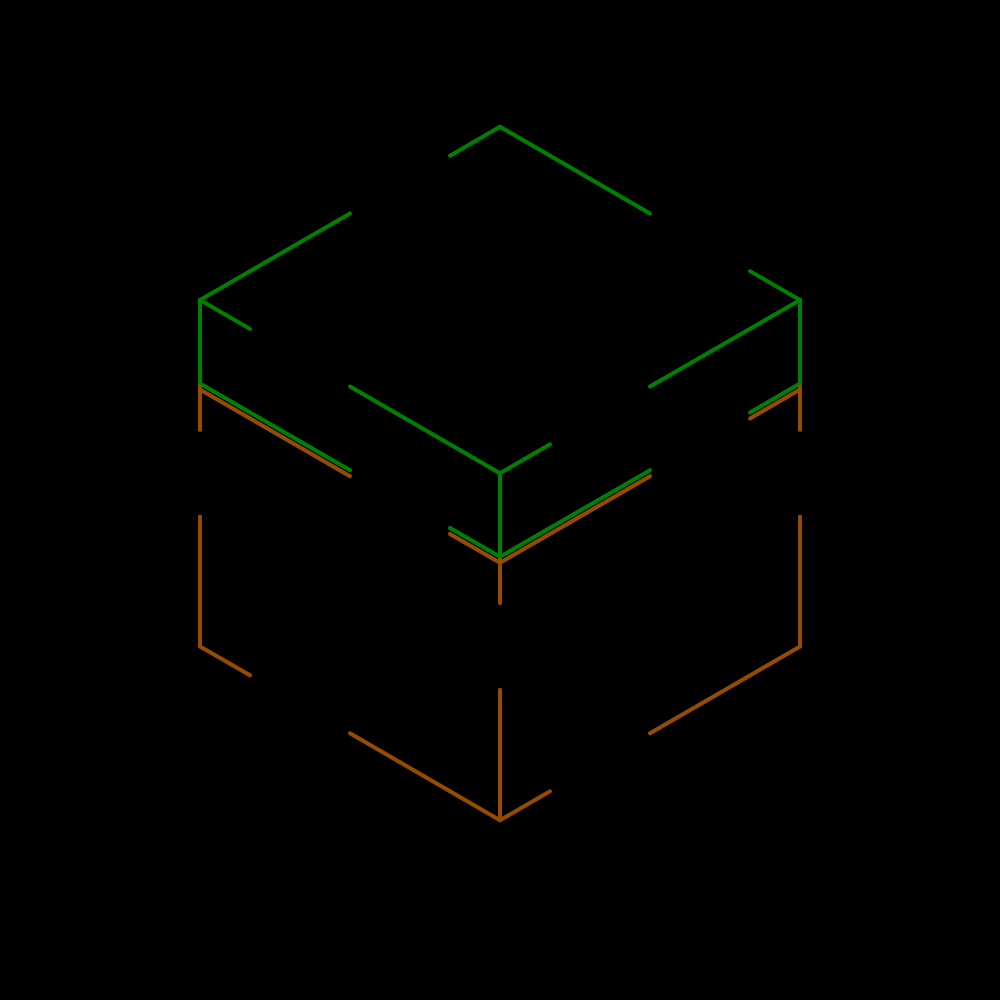
Frame 1 (no input)
Frame 60 (no input): identical to frame 1, image omitted
Frame 120 (the mouse pressed at the canvas centre since frame 60): identical to frame 1, image omitted

The p5.js sketch that drew this single still picture (run headless with seeded random() and noise() and a simulated clock; from frame 60 on, the mouse is pressed at the canvas centre):

// p5.js sketch
// ── sketch.js
function setup() {
  createCanvas(1000, 1000);
  angleMode(DEGREES);
}

function draw() {
  background("#000000");

  push();
  rectMode(CENTER);
  translate(0, 100);

  /**
   * Form 1
   */

  // strokeWeight(4);
  // stroke('green');
  // line(200, 200, 500, 26.7949);
  // line(500, 26.7949, 800, 200);

  // line(200, 200, 500, 373.2051);
  // line(500, 373.2051, 800, 200);

  // line(200, 200, 200, 286.6025);
  // line(500, 373.2051, 500, 373.2051 + 86.6025);
  // line(800, 200, 800, 286.6025);

  // strokeWeight(4);
  // stroke('#964B00');
  // line(200, 286.6025, 200, 546.4102);
  // line(500, 373.2051 + 86.6025, 500, 373.2051 + 86.6025 + 259.8076);
  // line(800, 286.6025, 800, 546.4102);

  // line(200, 546.4102, 500, 720.2051);
  // line(500, 720.2051, 800, 546.4102);

  // strokeWeight(4);
  // stroke('green');
  // line(200, 286.6025 - 4, 500, 373.2051 + 86.6025 - 4);
  // line(500, 373.2051 + 86.6025 - 4, 800, 286.6025 - 4);

  // stroke('#964B00');
  // line(200, 286.6025 + 4, 500, 373.2051 + 86.6025 + 4);
  // line(500, 373.2051 + 86.6025 + 4, 800, 286.6025 + 4);

  /**
   * Form 2
   */

  strokeWeight(4);
  stroke('green');
  line(200, 200, 350, 113.3975);
  line(500, 26.7949, 650, 113.3975);

  line(350, 286.6025, 500, 373.2051);
  line(650, 286.6025, 800, 200);

  line(200, 200, 200, 286.6025);
  line(500, 373.2051, 500, 373.2051 + 86.6025);
  line(800, 200, 800, 286.6025);

  strokeWeight(4);
  stroke('#964B00');
  line(200, 416.5064, 200, 546.4102);
  line(500, 373.2051 + 86.6025 + 129.9038, 500, 373.2051 + 86.6025 + 259.8076);
  line(800, 416.5064, 800, 546.4102);

  line(350, 633.3077, 500, 720.2051);
  line(650, 633.3077, 800, 546.4102); // 416.5064

  strokeWeight(4);
  stroke('green');
  line(200, 286.6025 - 3, 350, 373.2051 - 3);
  line(500, 373.2051 + 86.6025 - 3, 650, 373.2051 - 3);

  stroke('#964B00');
  line(200, 286.6025 + 3, 350, 373.2051 + 3);
  line(500, 373.2051 + 86.6025 + 3, 650, 373.2051 + 3);

  /**
   * Form 3
   */

  stroke('green');
  line(200, 200, 250, 228.8675);
  line(500, 26.7949, 450, 55.6624);

  line(450, 430.9401 - 3, 500, 373.2051 + 86.6025 - 3)
  line(800, 286.6025 - 3, 750, 315.47 - 3);

  line(800, 200, 750, 200 - 28.8675);
  line(500, 373.2051, 550, 344.3376);

  stroke('#964B00');
  line(450, 430.9401 + 3, 500, 373.2051 + 86.6025 + 3)
  line(800, 286.6025 + 3, 750, 315.47 + 3);

  line(500, 373.2051 + 86.6025, 500, 503.1089);
  line(200, 286.6025, 200, 286.6025 + 43.3013);
  line(800, 286.6025, 800, 286.6025 + 43.3013);

  line(500, 720.2051, 550, 720.2051 - 28.8675);
  line(200, 546.4102, 250, 546.4102 + 28.8675);

  pop();  
}
